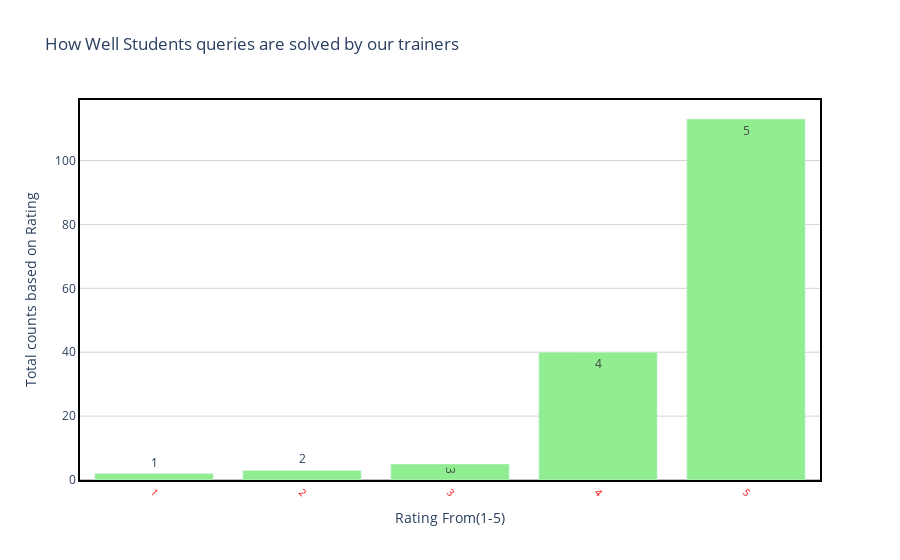

Notebook cell for this chart:
### Code cell
#drwaing bar for how students quireies are solved by our instructors
draw_trace_bar(Student_queries_sloved,'Student_queries_sloved(0-5)','counts','How Well Students queries are solved by our trainers', 'Rating From(1-5)','Total counts based on Rating',"lightgreen")

### Figure 1 — Plotly figure (JSON) as saved in the notebook; plotly's stock layout.template omitted (floating-point values rounded to 4 significant figures)
{"data": [{"marker": {"color": "lightgreen"}, "text": [1, 2, 3, 4, 5], "type": "bar", "x": [1, 2, 3, 4, 5], "y": [2, 3, 5, 40, 113]}], "layout": {"hovermode": "closest", "paper_bgcolor": "rgba(0, 0, 0, 0)", "plot_bgcolor": "rgba(0, 0, 0, 0)", "title": {"text": "How Well Students queries are solved by our trainers"}, "xaxis": {"linecolor": "black", "linewidth": 2, "mirror": true, "showline": true, "showticklabels": true, "tickangle": 45, "tickfont": {"color": "red", "size": 10}, "title": {"text": "Rating From(1-5)"}, "zeroline": true, "zerolinecolor": "grey", "zerolinewidth": 1}, "yaxis": {"gridcolor": "lightgrey", "linecolor": "black", "linewidth": 2, "mirror": true, "showline": true, "title": {"text": "Total counts based on Rating"}, "zeroline": true, "zerolinecolor": "grey", "zerolinewidth": 1}}}
